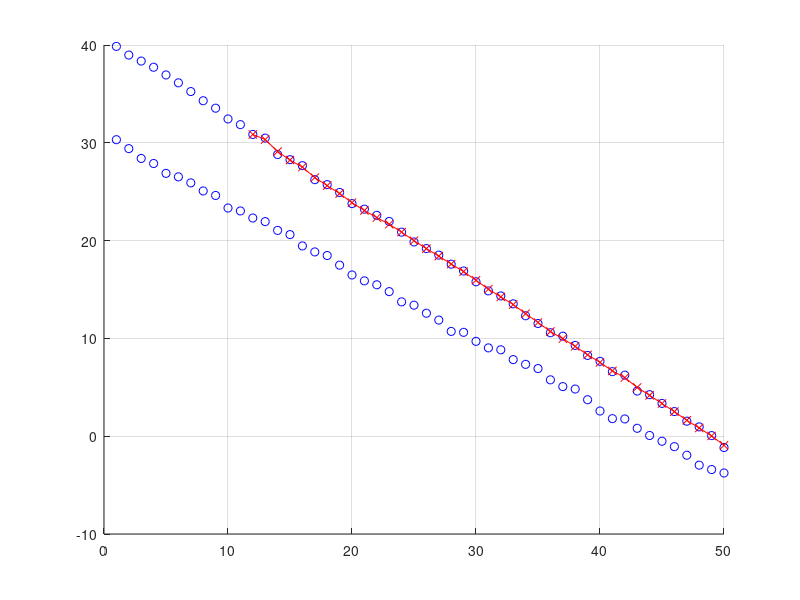

Source code (MATLAB):
%% LiDAR tracking example
clear all, close all

%% create synthetic data
% two vehicles, constant speed, noise
N = 50;
T = 0.1;
obj1_y0 = 30;
obj1_v0 = -25/3.6;

obj2_y0 = 40;
obj2_v0 = -30/3.6;

obj1_y = obj1_y0 + obj1_v0 * T * (0:N);
obj2_y = obj2_y0 + obj2_v0 * T * (0:N);

obj1_y = obj1_y + 0.2*randn(size(obj1_y));
obj2_y = obj2_y + 0.2*randn(size(obj2_y));

data = cell(N,1);
for k=1:N
    data{k} = [obj1_y(k), obj2_y(k)];
end

%% show data
figure
hold on
for k=1:N
    obs = data{k};
    for j=1:length(obs)
        plot(k, obs(j), 'bo')
    end
end
grid on
hold off

%% tracking
% assume that WIM is passed at k = 12 at distance of 2nd vehicle
k_WIM = 12;
y_WIM = obj2_y0 + obj2_v0 * T * k_WIM; % Position Fzgfront bei WIM Detektion
v_WIM = obj2_v0 + 2/3.6 * randn;

% Kalman
Ad = [
    1 T;
    0 1
];
Gd = [
    T
    1
];
Q = (1/3.6)^2;

C = [
    1 0
];
R = (0.3)^2;

distance_thresh = 1.5;

% Initialzustand
x_dach = [
    y_WIM;
    v_WIM
];
P_dach = [
    (5)^2 0;
    0 (10/3.6)^2    
];

y_filtered = [];
v_filtered = [];
for k=k_WIM:length(data)
    % Daten-Assoziation
    [minValue,closestIndex] = min(abs(data{k}-x_dach(1)));
    obs = [ data{k}(closestIndex) ];
    if abs(data{k}(closestIndex)-x_dach(1))>distance_thresh
        obs = []; % observation too far away from prediction, do not accepte measurement
    end

    % Korrektur
    if ~isempty(obs)
        K = P_dach*C'*pinv(C*P_dach*C' + R);
        x_tilde = x_dach + K*(obs - C*x_dach);
        P_tilde = (eye(length(x_dach)) - K*C)*P_dach;
    end

    % Prädiktion
    x_dach = Ad*x_tilde;
    P_dach = Ad*P_tilde*Ad' + Gd*Q*Gd';

    % logging
    y_filtered = [y_filtered, x_tilde(1)];
    v_filtered = [v_filtered, x_tilde(2)];
end

hold on
plot(k_WIM:N, y_filtered, 'rx-');
hold off

